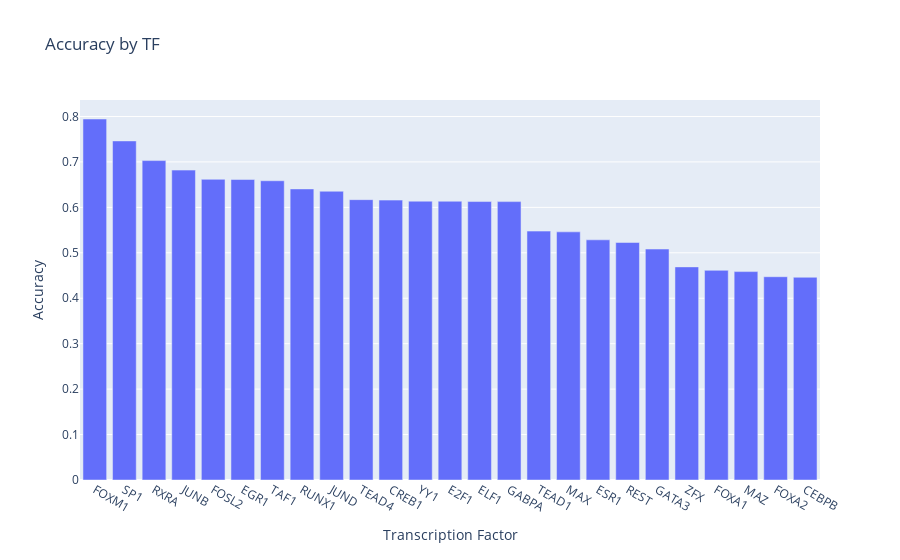

Notebook source saved alongside this figure:
### Code cell
df['correct_predictions'] = df['total_predictions'] * df['accuracy']
# sum correct predictions by tf, and get total predictions as ewll
df_grouped = df.groupby('tf').agg({'correct_predictions': 'sum', 'total_predictions': 'sum'}).reset_index()
df_grouped['accuracy'] = df_grouped['correct_predictions'] / df_grouped['total_predictions']
df_grouped_sorted = df_grouped.sort_values(by='accuracy', ascending=False)

# Create the bar chart
fig = px.bar(df_grouped_sorted, x='tf', y='accuracy',
             title='Accuracy by TF',
             labels={'tf': 'Transcription Factor', 'accuracy': 'Accuracy'})

# Show the figure
fig.show()

### Figure 1 — Plotly figure (JSON) as saved in the notebook; plotly's stock layout.template omitted (floating-point values rounded to 4 significant figures)
{"data": [{"alignmentgroup": "True", "hovertemplate": "Transcription Factor=%{x}<br>Accuracy=%{y}<extra></extra>", "legendgroup": "", "marker": {"color": "#636efa", "pattern": {"shape": ""}}, "name": "", "offsetgroup": "", "orientation": "v", "showlegend": false, "textposition": "auto", "type": "bar", "x": ["FOXM1", "SP1", "RXRA", "JUNB", "FOSL2", "EGR1", "TAF1", "RUNX1", "JUND", "TEAD4", "CREB1", "YY1", "E2F1", "ELF1", "GABPA", "TEAD1", "MAX", "ESR1", "REST", "GATA3", "ZFX", "FOXA1", "MAZ", "FOXA2", "CEBPB"], "xaxis": "x", "y": [0.7945, 0.7462, 0.703, 0.682, 0.6617, 0.6613, 0.6586, 0.6406, 0.6355, 0.617, 0.6159, 0.6136, 0.6134, 0.6128, 0.6127, 0.5478, 0.5461, 0.5286, 0.5227, 0.5083, 0.469, 0.4614, 0.4586, 0.4474, 0.4462], "yaxis": "y"}], "layout": {"barmode": "relative", "legend": {"tracegroupgap": 0}, "title": {"text": "Accuracy by TF"}, "xaxis": {"anchor": "y", "domain": [0, 1], "title": {"text": "Transcription Factor"}}, "yaxis": {"anchor": "x", "domain": [0, 1], "title": {"text": "Accuracy"}}}}
